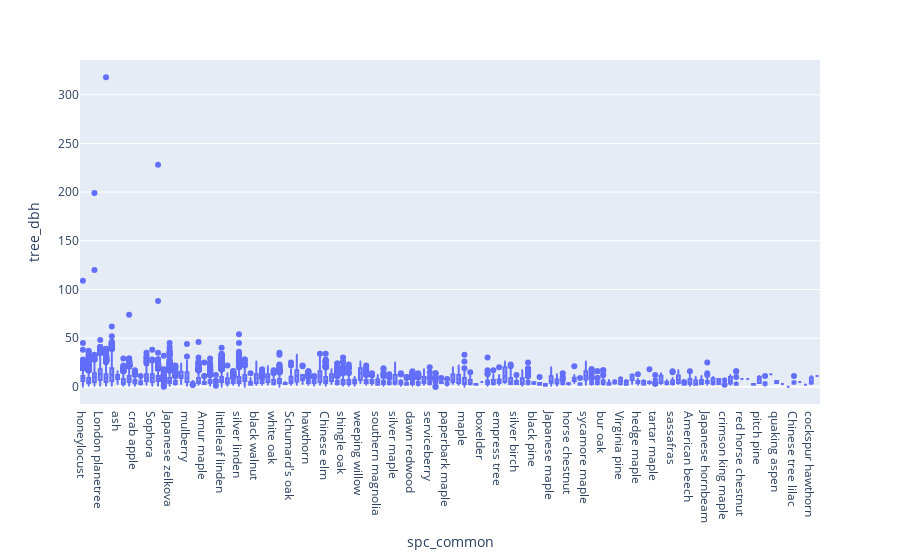

Source (notebook cell):
### Code cell
px.box(
    trees,
    x='spc_common',
    y='tree_dbh'
)

### Figure 1 — Plotly figure (JSON) as saved in the notebook; plotly's stock layout.template omitted (floating-point values rounded to 4 significant figures; data arrays with more than 128 entries replaced by an {"elided": "..."} marker saying what was removed)
{"data": [{"alignmentgroup": "True", "hovertemplate": "spc_common=%{x}<br>tree_dbh=%{y}<extra></extra>", "legendgroup": "", "marker": {"color": "#636efa"}, "name": "", "notched": false, "offsetgroup": "", "orientation": "v", "showlegend": false, "type": "box", "x": {"elided": "64229 str values"}, "x0": " ", "xaxis": "x", "y": {"elided": "64229 int values"}, "y0": " ", "yaxis": "y"}], "layout": {"boxmode": "group", "legend": {"tracegroupgap": 0}, "margin": {"t": 60}, "xaxis": {"anchor": "y", "domain": [0, 1], "title": {"text": "spc_common"}}, "yaxis": {"anchor": "x", "domain": [0, 1], "title": {"text": "tree_dbh"}}}}
